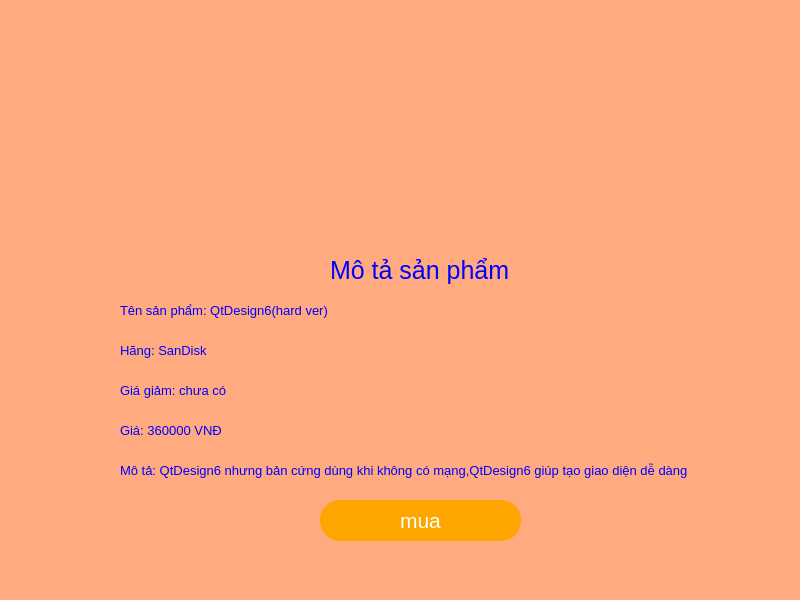
<?xml version="1.0" encoding="UTF-8"?>
<ui version="4.0">
 <class>MainWindow</class>
 <widget class="QMainWindow" name="MainWindow">
  <property name="geometry">
   <rect>
    <x>0</x>
    <y>0</y>
    <width>800</width>
    <height>600</height>
   </rect>
  </property>
  <property name="windowTitle">
   <string>MainWindow</string>
  </property>
  <property name="styleSheet">
   <string notr="true">background-color:rgb(255, 170, 127)</string>
  </property>
  <widget class="QWidget" name="centralwidget">
   <widget class="QLabel" name="label_22">
    <property name="geometry">
     <rect>
      <x>120</x>
      <y>370</y>
      <width>461</width>
      <height>41</height>
     </rect>
    </property>
    <property name="font">
     <font>
      <pointsize>10</pointsize>
     </font>
    </property>
    <property name="styleSheet">
     <string notr="true">color:blue;
</string>
    </property>
    <property name="text">
     <string>Giá giảm: chưa có</string>
    </property>
   </widget>
   <widget class="QLabel" name="label_21">
    <property name="geometry">
     <rect>
      <x>120</x>
      <y>410</y>
      <width>461</width>
      <height>41</height>
     </rect>
    </property>
    <property name="font">
     <font>
      <pointsize>10</pointsize>
     </font>
    </property>
    <property name="styleSheet">
     <string notr="true">color:blue;
</string>
    </property>
    <property name="text">
     <string>Giá: 360000 VNĐ</string>
    </property>
   </widget>
   <widget class="QLabel" name="label_23">
    <property name="geometry">
     <rect>
      <x>120</x>
      <y>450</y>
      <width>581</width>
      <height>41</height>
     </rect>
    </property>
    <property name="font">
     <font>
      <pointsize>10</pointsize>
     </font>
    </property>
    <property name="styleSheet">
     <string notr="true">color:blue;
</string>
    </property>
    <property name="text">
     <string>Mô tả: QtDesign6 nhưng bản cứng dùng khi không có mạng,QtDesign6 giúp tạo giao diện dễ dàng</string>
    </property>
   </widget>
   <widget class="QPushButton" name="buy4">
    <property name="geometry">
     <rect>
      <x>320</x>
      <y>500</y>
      <width>201</width>
      <height>41</height>
     </rect>
    </property>
    <property name="font">
     <font>
      <pointsize>16</pointsize>
     </font>
    </property>
    <property name="styleSheet">
     <string notr="true">background-color:orange;
color:white;
border-radius:20</string>
    </property>
    <property name="text">
     <string>mua</string>
    </property>
   </widget>
   <widget class="QLabel" name="label_18">
    <property name="geometry">
     <rect>
      <x>330</x>
      <y>250</y>
      <width>191</width>
      <height>41</height>
     </rect>
    </property>
    <property name="font">
     <font>
      <pointsize>19</pointsize>
     </font>
    </property>
    <property name="styleSheet">
     <string notr="true">color:blue;
</string>
    </property>
    <property name="text">
     <string>Mô tả sản phẩm</string>
    </property>
   </widget>
   <widget class="QLabel" name="label_19">
    <property name="geometry">
     <rect>
      <x>120</x>
      <y>290</y>
      <width>461</width>
      <height>41</height>
     </rect>
    </property>
    <property name="font">
     <font>
      <pointsize>10</pointsize>
     </font>
    </property>
    <property name="styleSheet">
     <string notr="true">color:blue;
</string>
    </property>
    <property name="text">
     <string>Tên sản phẩm: QtDesign6(hard ver)</string>
    </property>
   </widget>
   <widget class="QLabel" name="label_20">
    <property name="geometry">
     <rect>
      <x>120</x>
      <y>330</y>
      <width>461</width>
      <height>41</height>
     </rect>
    </property>
    <property name="font">
     <font>
      <pointsize>10</pointsize>
     </font>
    </property>
    <property name="styleSheet">
     <string notr="true">color:blue;
</string>
    </property>
    <property name="text">
     <string>Hãng: SanDisk</string>
    </property>
   </widget>
   <widget class="QLabel" name="label_9">
    <property name="geometry">
     <rect>
      <x>280</x>
      <y>-10</y>
      <width>271</width>
      <height>261</height>
     </rect>
    </property>
    <property name="font">
     <font>
      <family>Yu Gothic UI Semilight</family>
      <pointsize>25</pointsize>
      <weight>50</weight>
      <italic>false</italic>
      <bold>false</bold>
      <underline>false</underline>
      <strikeout>false</strikeout>
      <kerning>false</kerning>
     </font>
    </property>
    <property name="cursor">
     <cursorShape>ArrowCursor</cursorShape>
    </property>
    <property name="styleSheet">
     <string notr="true">color:blue;
</string>
    </property>
    <property name="text">
     <string/>
    </property>
    <property name="pixmap">
     <pixmap>../img/51OHIGS4wtL.jpg</pixmap>
    </property>
    <property name="scaledContents">
     <bool>true</bool>
    </property>
   </widget>
  </widget>
  <widget class="QMenuBar" name="menubar">
   <property name="geometry">
    <rect>
     <x>0</x>
     <y>0</y>
     <width>800</width>
     <height>21</height>
    </rect>
   </property>
  </widget>
  <widget class="QStatusBar" name="statusbar"/>
 </widget>
 <resources/>
 <connections/>
</ui>
